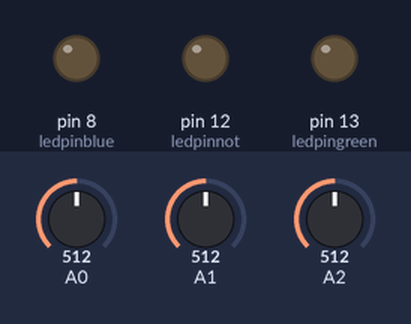
Bench run of a sketch on a simulated Arduino Uno, built with avr-gcc and run on an emulated ATmega328P. On the bench: output pins drawn as LEDs (lit = HIGH). The test bench sets the inputs (shaded band); at power-on: A0 = 512, A1 = 512, A2 = 512. What the sketch prints to the serial monitor is not drawn.

Above: at 1.2 s.
1.3 s: A0 set to 716
At 2.1 s:
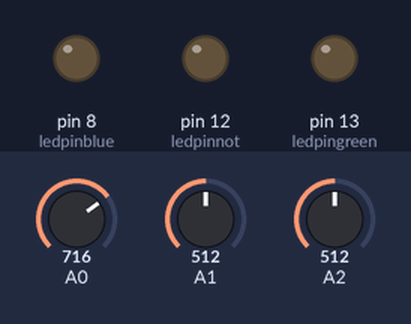
2.8 s: A1 set to 716
At 3.3 s:
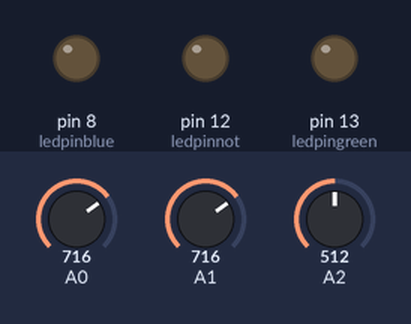
4.3 s: A2 set to 716
At 5.3 s:
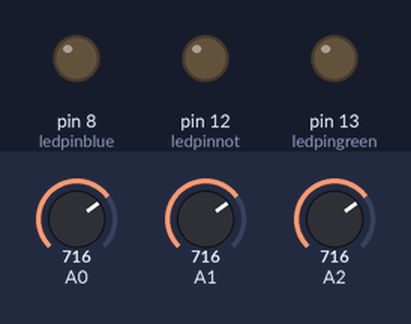
5.8 s: A0 set to 900
At 6.6 s:
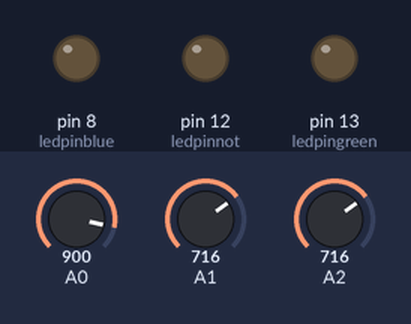
7.3 s: A1 set to 900
At 8.4 s:
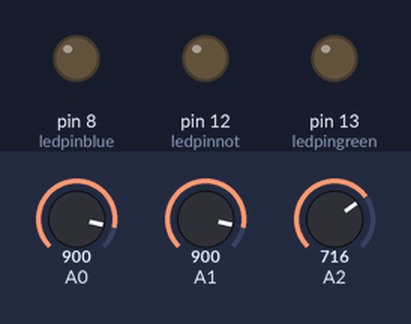
8.8 s: A2 set to 900
At 9.8 s:
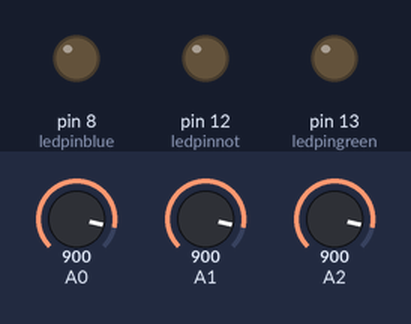
Timing chart, 0 to 11.4 s (numbered marks = the images above; inputs shaded):
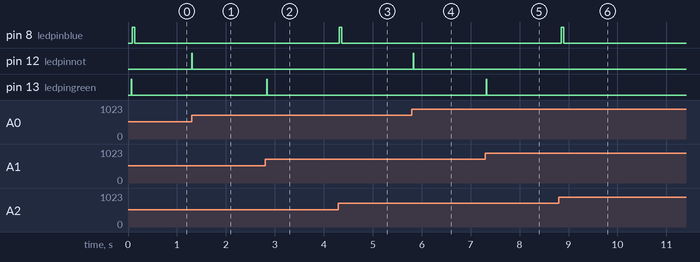

The sketch:

ardmidi.ino
```cpp
//Analog pin ZERO
int ledpinblue=8;
int ledpingreen=13;
int ledpinnot=12;
int valuePinZero=0;
int valuePinZero2=0;

int data1;
int ledval;
//Analog pin ONE
int valuePinOne=0;
int valuePinOne2=0;

//Analog pin TWO
int valuePinTwo=0;
int valuePinTwo2=0;


void setup()
{
Serial.begin(115200);

pinMode(ledpinblue, OUTPUT);
pinMode(ledpingreen, OUTPUT);
}

void loop()
{


delay(50);
valuePinZero = (analogRead(0)/8);
analogWrite(ledpinblue, valuePinZero);
if (valuePinZero-valuePinZero2 >=2 || valuePinZero2-valuePinZero >=2) {
 digitalWrite(ledpinnot, HIGH);
delay(10);
analogWrite(ledpinnot, LOW);
delay(10);

MIDI_TX(176,75, valuePinZero);
valuePinZero2 = valuePinZero;

//delay(100);
}

//controleur ONE
//————————
valuePinOne = (analogRead(1)/8);
analogWrite(ledpinblue, valuePinOne);
if (valuePinOne - valuePinOne2 >=2 || valuePinOne2 - valuePinOne >=2)
{
 digitalWrite(ledpingreen, HIGH);
delay(10);
analogWrite(ledpingreen, LOW);
delay(10);
valuePinOne2 = valuePinOne;

MIDI_TX(176,76, valuePinOne);
//delay(100);
}

ledval=analogRead(2);
//————————
valuePinTwo = (analogRead(2)/8);
analogWrite(ledpinblue, valuePinTwo);

if (valuePinTwo - valuePinTwo2 >=2 || valuePinTwo2 - valuePinTwo >=2)
{
digitalWrite(ledpinblue, HIGH);
delay(50);
analogWrite(ledpinblue, LOW);
delay(50);


valuePinTwo2 = valuePinTwo;

MIDI_TX(176,77, valuePinTwo);
//delay(100);
}

}

void MIDI_TX(unsigned char MESSAGE, unsigned char DONNEE1, unsigned char DONNEE2)
{

 Serial.write(MESSAGE);
 Serial.write(DONNEE1);
 Serial.write(DONNEE2);

}
```

Measured:
- after the input at 1.3 s, pin 12 (ledpinnot): LOW → HIGH at once, → LOW 0.01 s later
- after the input at 2.8 s, pin 13 (ledpingreen): LOW → HIGH at once, → LOW 0.01 s later
- after the input at 4.3 s, pin 8 (ledpinblue): LOW → HIGH at once, → LOW 0.05 s later
- after the input at 5.8 s, pin 12 (ledpinnot): LOW → HIGH at once, → LOW 0.01 s later
- after the input at 7.3 s, pin 13 (ledpingreen): LOW → HIGH at once, → LOW 0.01 s later
- after the input at 8.8 s, pin 8 (ledpinblue): LOW → HIGH after 0.05 s, → LOW 0.05 s later
